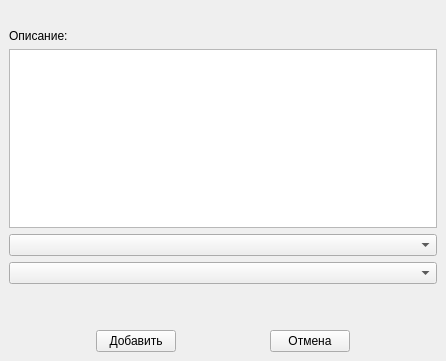
<?xml version="1.0" encoding="UTF-8"?>
<ui version="4.0">
 <class>CreateOrderWindow</class>
 <widget class="QMainWindow" name="CreateOrderWindow">
  <property name="geometry">
   <rect>
    <x>0</x>
    <y>0</y>
    <width>446</width>
    <height>361</height>
   </rect>
  </property>
  <property name="windowTitle">
   <string>MainWindow</string>
  </property>
  <widget class="QWidget" name="centralwidget">
   <layout class="QVBoxLayout" name="verticalLayout_4">
    <item>
     <layout class="QVBoxLayout" name="verticalLayout_3">
      <item>
       <layout class="QVBoxLayout" name="verticalLayout_2">
        <item>
         <widget class="QLabel" name="data_label">
          <property name="text">
           <string/>
          </property>
         </widget>
        </item>
        <item>
         <layout class="QVBoxLayout" name="verticalLayout">
          <item>
           <widget class="QLabel" name="label_6">
            <property name="text">
             <string>Описание:</string>
            </property>
           </widget>
          </item>
          <item>
           <widget class="QPlainTextEdit" name="comment_plain_text"/>
          </item>
         </layout>
        </item>
        <item>
         <widget class="QComboBox" name="procedureBox">
          <property name="minimumSize">
           <size>
            <width>100</width>
            <height>0</height>
           </size>
          </property>
         </widget>
        </item>
        <item>
         <widget class="QComboBox" name="patientBox">
          <property name="minimumSize">
           <size>
            <width>100</width>
            <height>0</height>
           </size>
          </property>
         </widget>
        </item>
        <item>
         <widget class="QLabel" name="user_label">
          <property name="text">
           <string/>
          </property>
         </widget>
        </item>
        <item>
         <widget class="QLabel" name="price_label">
          <property name="text">
           <string/>
          </property>
         </widget>
        </item>
       </layout>
      </item>
      <item>
       <layout class="QHBoxLayout" name="horizontalLayout">
        <item>
         <spacer name="horizontalSpacer">
          <property name="orientation">
           <enum>Qt::Horizontal</enum>
          </property>
          <property name="sizeHint" stdset="0">
           <size>
            <width>40</width>
            <height>20</height>
           </size>
          </property>
         </spacer>
        </item>
        <item>
         <widget class="QPushButton" name="create_btn">
          <property name="text">
           <string>Добавить</string>
          </property>
         </widget>
        </item>
        <item>
         <spacer name="horizontalSpacer_2">
          <property name="orientation">
           <enum>Qt::Horizontal</enum>
          </property>
          <property name="sizeHint" stdset="0">
           <size>
            <width>40</width>
            <height>20</height>
           </size>
          </property>
         </spacer>
        </item>
        <item>
         <widget class="QPushButton" name="cancel_btn">
          <property name="text">
           <string>Отмена</string>
          </property>
         </widget>
        </item>
        <item>
         <spacer name="horizontalSpacer_3">
          <property name="orientation">
           <enum>Qt::Horizontal</enum>
          </property>
          <property name="sizeHint" stdset="0">
           <size>
            <width>40</width>
            <height>20</height>
           </size>
          </property>
         </spacer>
        </item>
       </layout>
      </item>
     </layout>
    </item>
   </layout>
  </widget>
 </widget>
 <resources/>
 <connections/>
</ui>
